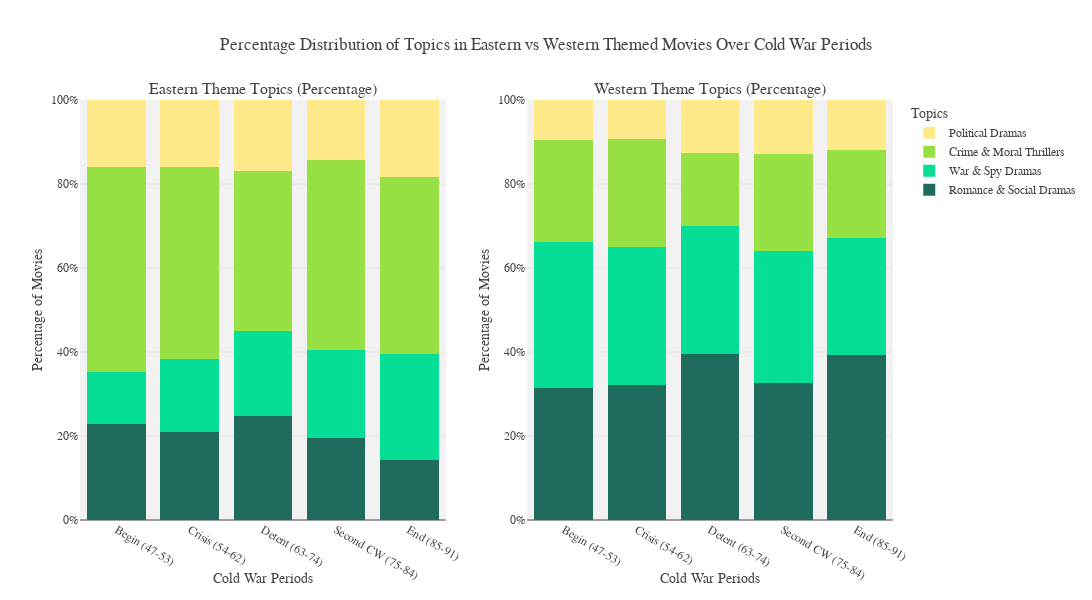

Write notebook code for a chart like this one.
### Code cell
fig = plot_normalised_distribution_topic_periods_side(eastern_df, western_df)

fig.write_html(WEB_EXPORT_FOLDER + "theme_topic_periods.html")

### Figure 1 — Plotly figure (JSON) as saved in the notebook; plotly's stock layout.template omitted (floating-point values rounded to 4 significant figures)
{"data": [{"hovertemplate": "Period: %{x}<br>Topic: Romance & Social Dramas<br>Percentage: %{y:.1f}%<extra></extra>", "marker": {"color": "#1F6B5D"}, "name": "Romance & Social Dramas", "type": "bar", "x": ["Begin (47-53)", "Crisis (54-62)", "Detent (63-74)", "Second CW (75-84)", "End (85-91)"], "xaxis": "x", "y": [22.77, 21.07, 24.69, 19.55, 14.36], "yaxis": "y"}, {"hovertemplate": "Period: %{x}<br>Topic: War & Spy Dramas<br>Percentage: %{y:.1f}%<extra></extra>", "marker": {"color": "#06DD95"}, "name": "War & Spy Dramas", "type": "bar", "x": ["Begin (47-53)", "Crisis (54-62)", "Detent (63-74)", "Second CW (75-84)", "End (85-91)"], "xaxis": "x", "y": [12.38, 17.3, 20.25, 20.9, 25.2], "yaxis": "y"}, {"hovertemplate": "Period: %{x}<br>Topic: Crime & Moral Thrillers<br>Percentage: %{y:.1f}%<extra></extra>", "marker": {"color": "#98E144"}, "name": "Crime & Moral Thrillers", "type": "bar", "x": ["Begin (47-53)", "Crisis (54-62)", "Detent (63-74)", "Second CW (75-84)", "End (85-91)"], "xaxis": "x", "y": [49.01, 45.6, 38.11, 45.26, 42.01], "yaxis": "y"}, {"hovertemplate": "Period: %{x}<br>Topic: Political Dramas<br>Percentage: %{y:.1f}%<extra></extra>", "marker": {"color": "#FFE989"}, "name": "Political Dramas", "type": "bar", "x": ["Begin (47-53)", "Crisis (54-62)", "Detent (63-74)", "Second CW (75-84)", "End (85-91)"], "xaxis": "x", "y": [15.84, 16.04, 16.95, 14.29, 18.43], "yaxis": "y"}, {"hovertemplate": "Period: %{x}<br>Topic: Romance & Social Dramas<br>Percentage: %{y:.1f}%<extra></extra>", "marker": {"color": "#1F6B5D"}, "name": "Romance & Social Dramas", "showlegend": false, "type": "bar", "x": ["Begin (47-53)", "Crisis (54-62)", "Detent (63-74)", "Second CW (75-84)", "End (85-91)"], "xaxis": "x2", "y": [31.44, 32.05, 39.53, 32.62, 39.26], "yaxis": "y2"}, {"hovertemplate": "Period: %{x}<br>Topic: War & Spy Dramas<br>Percentage: %{y:.1f}%<extra></extra>", "marker": {"color": "#06DD95"}, "name": "War & Spy Dramas", "showlegend": false, "type": "bar", "x": ["Begin (47-53)", "Crisis (54-62)", "Detent (63-74)", "Second CW (75-84)", "End (85-91)"], "xaxis": "x2", "y": [34.85, 33.01, 30.54, 31.45, 27.85], "yaxis": "y2"}, {"hovertemplate": "Period: %{x}<br>Topic: Crime & Moral Thrillers<br>Percentage: %{y:.1f}%<extra></extra>", "marker": {"color": "#98E144"}, "name": "Crime & Moral Thrillers", "showlegend": false, "type": "bar", "x": ["Begin (47-53)", "Crisis (54-62)", "Detent (63-74)", "Second CW (75-84)", "End (85-91)"], "xaxis": "x2", "y": [24.15, 25.76, 17.36, 23.05, 21.08], "yaxis": "y2"}, {"hovertemplate": "Period: %{x}<br>Topic: Political Dramas<br>Percentage: %{y:.1f}%<extra></extra>", "marker": {"color": "#FFE989"}, "name": "Political Dramas", "showlegend": false, "type": "bar", "x": ["Begin (47-53)", "Crisis (54-62)", "Detent (63-74)", "Second CW (75-84)", "End (85-91)"], "xaxis": "x2", "y": [9.567, 9.179, 12.56, 12.89, 11.8], "yaxis": "y2"}], "layout": {"annotations": [{"font": {"size": 16}, "showarrow": false, "text": "Eastern Theme Topics (Percentage)", "x": 0.225, "xanchor": "center", "xref": "paper", "y": 1, "yanchor": "bottom", "yref": "paper"}, {"font": {"size": 16}, "showarrow": false, "text": "Western Theme Topics (Percentage)", "x": 0.775, "xanchor": "center", "xref": "paper", "y": 1, "yanchor": "bottom", "yref": "paper"}], "barmode": "stack", "font": {"family": "Helvetica"}, "height": 600, "legend": {"title": {"text": "Topics"}}, "plot_bgcolor": "#F2F2F2", "title": {"text": "Percentage Distribution of Topics in Eastern vs Western Themed Movies Over Cold War Periods"}, "width": 1200, "xaxis": {"anchor": "y", "domain": [0, 0.45], "title": {"text": "Cold War Periods"}}, "xaxis2": {"anchor": "y2", "domain": [0.55, 1], "title": {"text": "Cold War Periods"}}, "yaxis": {"anchor": "x", "domain": [0, 1], "range": [0, 100], "ticksuffix": "%", "title": {"text": "Percentage of Movies"}}, "yaxis2": {"anchor": "x2", "domain": [0, 1], "range": [0, 100], "ticksuffix": "%", "title": {"text": "Percentage of Movies"}}}}
